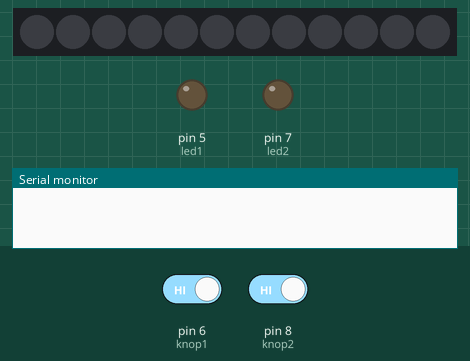
Bench run of a sketch on a simulated Arduino Uno, built with avr-gcc and run on an emulated ATmega328P. Parts: 12 RGB LEDs in strip order, left to right, output pins drawn as LEDs (lit = HIGH), the last lines printed to the serial monitor. Dashed ring = blinking. Inputs (shaded band) come from the test bench; at power-on: pin 6 (knop1) HIGH, pin 8 (knop2) HIGH. Dim RGB values are drawn brighter than linear; random numbers use the default seed unless the sketch sets one.

Above: at 1.2 s.
1.3 s: pin 6 (knop1) driven LOW and pin 8 (knop2) driven LOW
At 4.0 s:
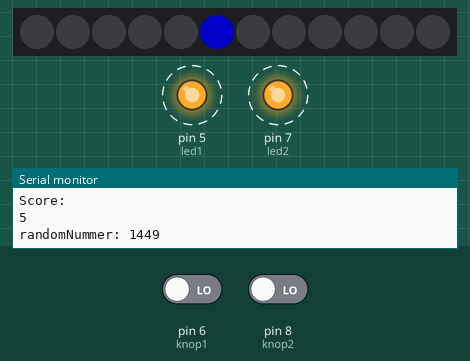
4.3 s: pin 8 (knop2) driven HIGH
At 5.1 s:
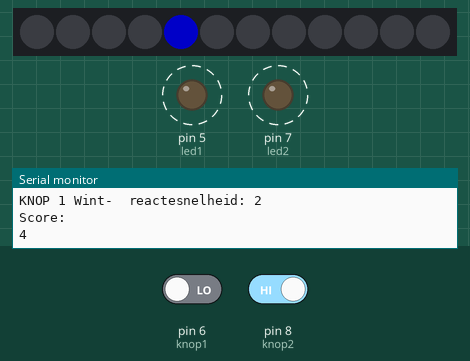
6.0 s: pin 8 (knop2) driven LOW
At 7.6 s:
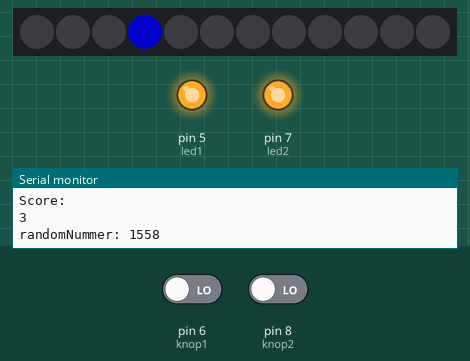
8.6 s: pin 6 (knop1) driven HIGH
At 9.8 s:
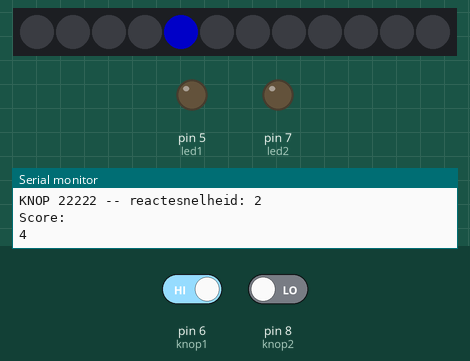
10.2 s: pin 6 (knop1) driven LOW
At 21.6 s:
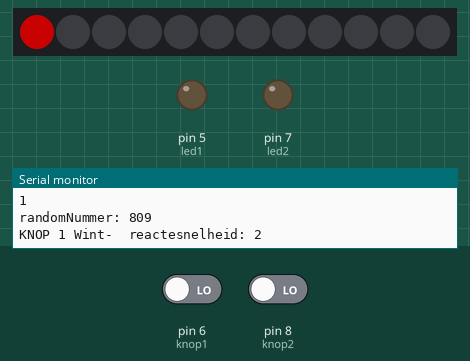
Timing chart, 0 to 22.2 s (numbered marks = the images above; inputs shaded):
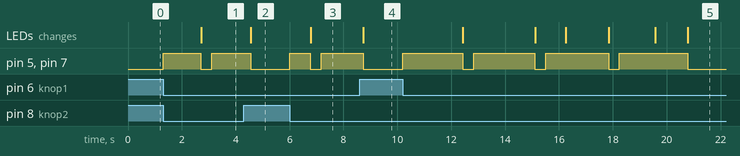

The sketch:

reactiespel.ino
```cpp
// Code voor Ubicomp CMD Amsterdam. Door Harm van Vugt
//

// De library voor de teller (zorg dat je deze geinstalleerd hebt via "Tools > Manage Libraies" )
#include <elapsedMillis.h>     //verwijzing naar de library (extra code voor de teller)
elapsedMillis timer;  // maakt een timer deze gaat in milliseconden (1000 miliseconden = 1 seconde)
elapsedSeconds timerLED;  // timer voor het knipperen van de led van de winnaar

// De library voor de Ledstrip (zorg dat je deze geinstalleerd hebt via "Tools > Manage Libraies" )
#include <Adafruit_NeoPixel.h>
#define PIN 4         // Sluit de ledstrip aan op D4
#define NUMPIXELS 12 // aantal ledjes in je strip
Adafruit_NeoPixel pixels(NUMPIXELS, PIN, NEO_GRB + NEO_KHZ800);


int led1 = 5;         //Sluit een drukknop/LED aan op D5
int led2 = 7;         //Sluit een drukknop/LED aan op D7
int knop1 = 6;         //Sluit een drukknop/LED aan op D5
int knop2 = 8;         //Sluit een drukknop/LED aan op D7

bool gestart = false;
int randomNummer;
int score = 6; //bijhouiden van de score


// the setup routine runs once when you press reset:
void setup() {
  Serial.begin(9600);
  pinMode(knop1, INPUT); //drukknop op D5
  pinMode(knop2, INPUT); //drukknop op D5
  pinMode(led1, OUTPUT);
  pinMode(led2, OUTPUT);
  pixels.begin();           // INITIALIZE NeoPixel strip object (REQUIRED)
  pixels.show();            // Turn OFF all pixels ASAP
}

void loop() {

  int button1Gedrukt = !digitalRead(knop1);  //lees de knopwaarde in de variabele. (De ingedrukte knop in 0 dus met de ! keren we het om)
  int button2Gedrukt = !digitalRead(knop2);  //lees de knopwaarde in de variabele. (De ingedrukte knop in 0 dus met de ! keren we het om)

  if (!gestart && button1Gedrukt && button2Gedrukt) {
    gestart = true;
    randomNummer = random(700, 3000);
    Serial.print("randomNummer: ");    Serial.println(randomNummer);
    timer = 0;
    digitalWrite(led1, HIGH);  //LED gaat aan
    digitalWrite(led2, HIGH);  //LED gaat aan
  }
  if (timer > randomNummer) {
    digitalWrite(led1, LOW);  //LED gaat UIT
    digitalWrite(led2, LOW);  //LED gaat UIT

  }
  if (gestart && button1Gedrukt && (timer > randomNummer)) {
    Serial.print("KNOP 1 Wint-  reactesnelheid: ");
    Serial.println(timer - randomNummer);
    gestart = false;
    puntenBijhouden(-1);
    delay(400);


  } else if (gestart && button2Gedrukt && (timer > randomNummer)) {
    Serial.print("KNOP 22222 -- reactesnelheid: ");
    Serial.println(timer - randomNummer);
    gestart = false;
    puntenBijhouden(1);
    delay(400);//nodig voor debounce van de knop

  }
  delay(1);

}

//Functie voor het bijhouden van de punten
void puntenBijhouden(int winnaar) {
  score = score + winnaar;

  if (score == 0) {
    rondeWinnaar(0); // Rainbow-enhanced theaterChase variant
  } else if (score == 11) {
    rondeWinnaar(11); // Rainbow-enhanced theaterChase variant
  }

  pixels.clear();  // Set all pixel colors to 'off'
  pixels.setPixelColor(score, pixels.Color(0, 0, 100));
  pixels.show();  // Send the updated pixel colors to the hardware.
  Serial.println("Score: ");  Serial.println(score);

}
//Functie die de lestrip laat knipperen voor de winnaar
void rondeWinnaar(int pixNr) {
  for (int x = 0; x < 100; x++) {
    pixels.clear();  // Set all pixel colors to 'off'
    pixels.setPixelColor(pixNr, pixels.Color(100, 0, 0));
    pixels.show();  // Send the updated pixel colors to the hardware.
    delay (500);
    pixels.clear();  // Set all pixel colors to 'off'
    pixels.setPixelColor(pixNr, pixels.Color(0, 100, 0));
    pixels.show();  // Send the updated pixel colors to the hardware.
  }

}
```

Measured:
- after the input at 1.3 s, pin 5 (led1), pin 7 (led2): LOW → HIGH at once, → LOW 1.4 s later, → HIGH 0.40 s later; the LEDs: change after 1.4 s (image 1)
- after the input at 6.0 s, pin 5 (led1), pin 7 (led2): LOW → HIGH at once, → LOW 0.77 s later, → HIGH 0.40 s later; the LEDs: change after 0.78 s (image 3)
- after the input at 8.6 s, pin 5 (led1), pin 7 (led2): HIGH → LOW after 0.14 s
- after the input at 10.2 s, pin 5 (led1), pin 7 (led2): alternates HIGH for 2.3 s and LOW for 0.40 s, starting at once; the LEDs: first change after 2.2 s (image 5 shows a later state)
